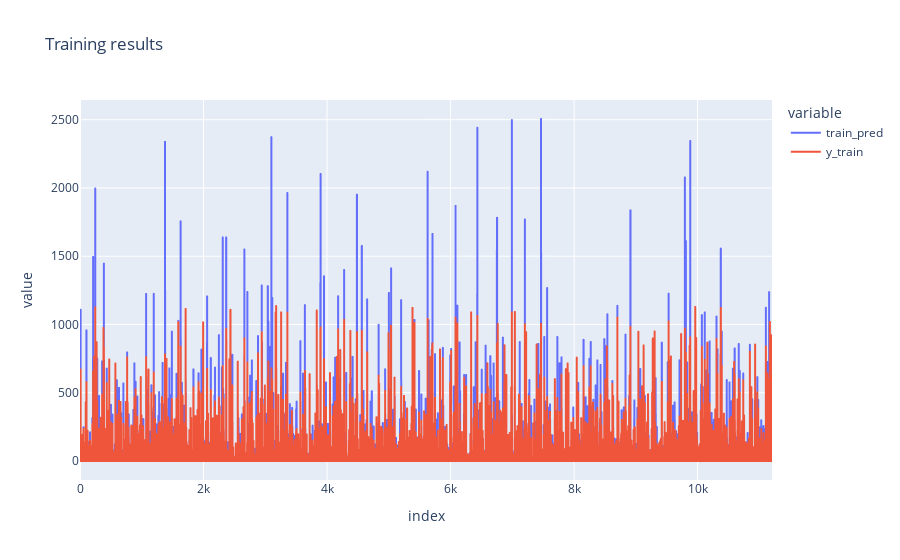

Notebook code cell kept with this figure:
### Code cell
train_result = \
pd.DataFrame({'train_pred_norm': list(lsvr_train_opt.predict(X_train)), 
              'y_train_norm': list(y_train.reshape([y_train.shape[0],])),
              'train_pred': list((np.e**lsvr_train_opt.predict(X_train) - 1).round()),
              'y_train': list(np.e**y_train.reshape([y_train.shape[0],]) - 1)
             }).reset_index()
px.line(train_result, x = "index", y = ["train_pred", 'y_train'],
        title = "Training results").show()

### Figure 1 — Plotly figure (JSON) as saved in the notebook; plotly's stock layout.template omitted (floating-point values rounded to 4 significant figures; data arrays with more than 128 entries replaced by an {"elided": "..."} marker saying what was removed)
{"data": [{"hovertemplate": "variable=train_pred<br>index=%{x}<br>value=%{y}<extra></extra>", "legendgroup": "train_pred", "line": {"color": "#636efa", "dash": "solid"}, "marker": {"symbol": "circle"}, "mode": "lines", "name": "train_pred", "showlegend": true, "type": "scattergl", "x": {"elided": "11206 int values"}, "xaxis": "x", "y": {"elided": "11206 int values"}, "yaxis": "y"}, {"hovertemplate": "variable=y_train<br>index=%{x}<br>value=%{y}<extra></extra>", "legendgroup": "y_train", "line": {"color": "#EF553B", "dash": "solid"}, "marker": {"symbol": "circle"}, "mode": "lines", "name": "y_train", "showlegend": true, "type": "scattergl", "x": {"elided": "11206 int values"}, "xaxis": "x", "y": {"elided": "11206 float values"}, "yaxis": "y"}], "layout": {"legend": {"title": {"text": "variable"}, "tracegroupgap": 0}, "title": {"text": "Training results"}, "xaxis": {"anchor": "y", "domain": [0, 1], "title": {"text": "index"}}, "yaxis": {"anchor": "x", "domain": [0, 1], "title": {"text": "value"}}}}
